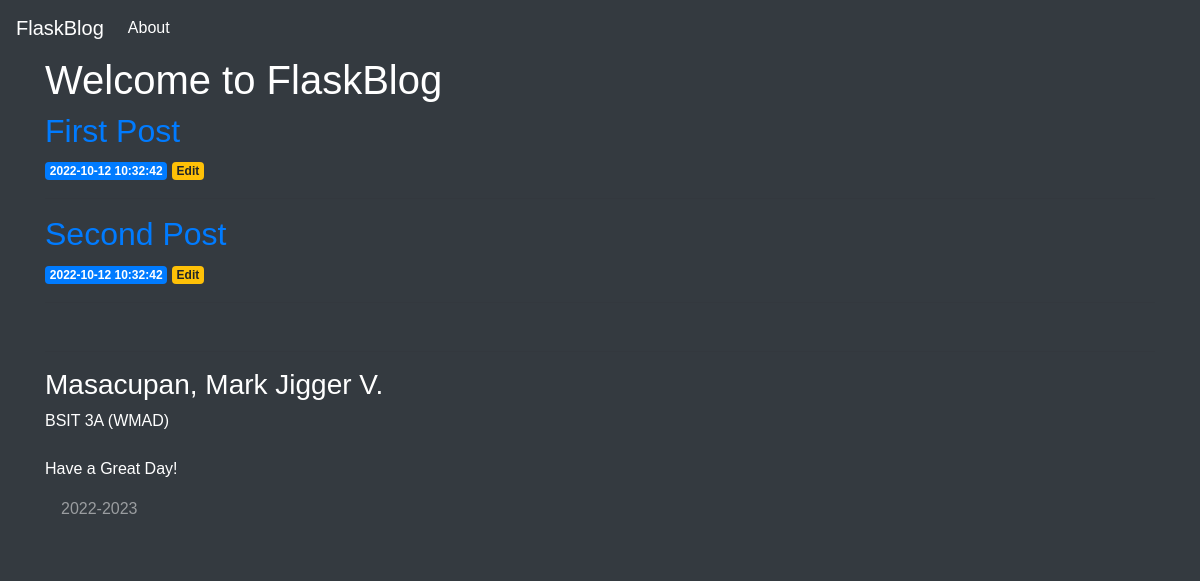
The app's page /, older data.
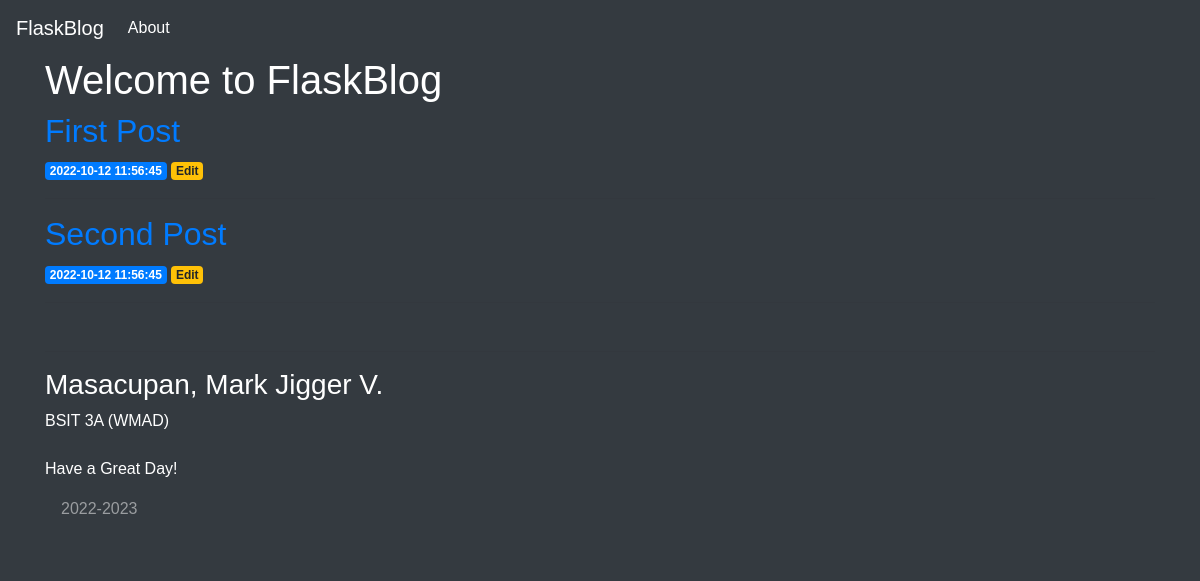
The same page, newer data.
### tables this page shows
CREATE TABLE posts (
    id INTEGER PRIMARY KEY AUTOINCREMENT,
    created TIMESTAMP NOT NULL DEFAULT CURRENT_TIMESTAMP,
    title TEXT NOT NULL,
    content TEXT NOT NULL
);

### app.py (the view)
@app.route('/')
def index():
    conn = get_db_connection()
    posts = conn.execute('SELECT * FROM posts').fetchall()
    conn.close()
    return render_template('index.html', posts=posts)

### app.py (called while the page is built)
def get_db_connection():
    conn = sqlite3.connect('database.db')
    conn.row_factory = sqlite3.Row
    print("Test")
    return conn

### templates/index.html (shortened to what this page needs)
<!DOCTYPE html>
<html lang="en">
<head>
    <link rel="stylesheet" href="{{ url_for('static', filename= 'css/style.css') }}">
</head>
<body>
<body>
    {% extends 'base.html' %}
        {% block content %}
            <h1>{% block title %} Welcome to FlaskBlog {% endblock %}</h1>
            {% for post in posts %}
                <a href="{{ url_for('post', post_id=post['id']) }}">
                    <h2>{{ post['title'] }}</h2>
                </a>
                <span class="badge badge-primary">{{ post['created'] }}</span>
                <a href="{{ url_for('edit', id=post['id']) }}">
                <span class="badge badge-warning">Edit</span>
                </a>
            <hr>
        {% endfor %}
    {% endblock %}

Row changes from the older to the newer data that the page shows:
changed posts "First Post": created "2022-10-12 10:32:42" → "2022-10-12 11:56:45"
changed posts "Second Post": created "2022-10-12 10:32:42" → "2022-10-12 11:56:45"
